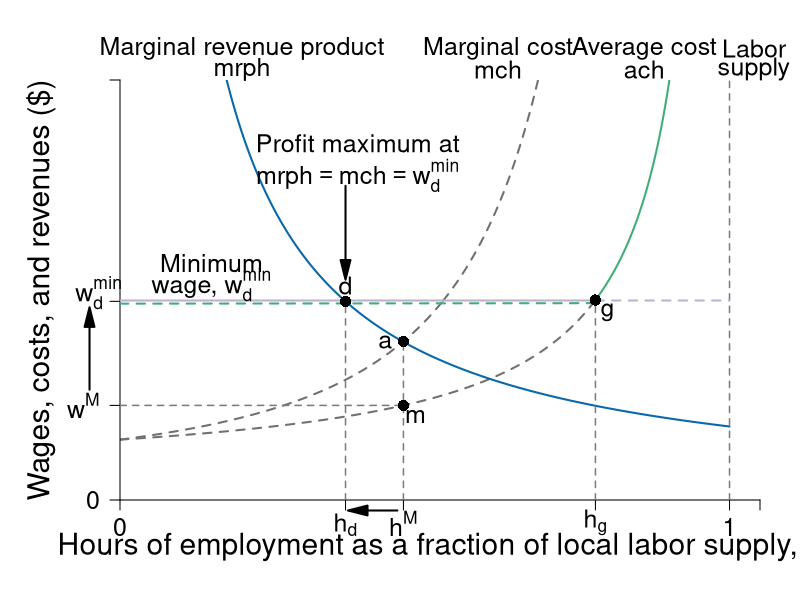

Generate this figure with R:
require(shape)
require(plotrix)
pdf(file = "employment/monopsony_minwage_decrease.pdf", width = 9, height = 7)

#Set parameters for graphics
axislabelsize <- 1.8
labelsize <- 1.5
namesize <- 1.8
annotatesize <- 1.5
graphlinewidth <- 2
segmentlinewidth <- 1.5

COL <- c("#7fc97f", "#beaed4", "#fdc086", "#ffff99", "#386cb0", "#f0027f", "#bf5b17", "#666666")
COLA <- c("#e0f3db", "#99d8c9","#66c2a4","#41ae76", "#238b45", "#005824")
COLB <- c("#c6dbef", "#4eb3d3", "#2b8cbe", "#0868ac","#084081")
COLC <- c("#fcfbfd", "#efedf5", "#dadaeb", "#bcbddc", "#9e9ac8", "#807dba", "#6a51a3", "#54278f", "#3f007d")
grays <- gray.colors(25, start = 1, end = 0)


WageFn <- function(h, ubar = 3, B = 2, t = 0.8) {
  B + ubar + (ubar - ubar*t +  ubar*t*h )/(t*(1 - h))
}

Mch <- function(h, ubar = 3, B = 2, t = 0.8) {
  B + ubar + (ubar - ubar*t +  ubar*t*h )/(t*(1 - h))+ (ubar*h)/(t*(1-h)^2)
}


MRP <- function(h, constant = 7, slope = 1){
  constant/(slope*h)
}

# mrp2 <- function(h, constant = 4, power = 2){
#   constant/(h^power)
# }

costRevSol <- function(h, constant = 7, ubar = 3, B = 2, t = 0.8){
  B + ubar + (ubar - ubar*t +  ubar*t*h )/(t*(1 - h)) + (ubar*h)/(t*(1-h)^2) - constant/h
}

#uniroot(costRevSol(x, constant = 7, ubar = 3, B = 2, t = 0.8), lower = 0.01, upper = 1)

par(mar =  c(5, 6, 4, 2))

xlims <- c(0, 1.05)
ylims <- c(0, 40)

plot(0, 0, xlim = xlims, ylim = ylims, type = "n",
     xlab = "",
     ylab = "",
     xaxt = "n", 
     yaxt = "n",
     cex.lab = axislabelsize, 
     bty = "n", 
     xaxs="i", 
     yaxs="i")

npts <- 500 
npts2 <- 501

#Guesses at intersections
LPoints <- c(0.465, 0.56) 
BPoints <- c(0.37, 0.53, 0.78)

#Specify the sequences of points for graphing. 
xx1 <- seq(xlims[1], BPoints[2], length.out = npts)
xx2 <- seq(BPoints[2], 1, length.out = npts)
xx3 <- seq(xlims[1], BPoints[3], length.out = npts)
xx4 <- seq(BPoints[3], 1, length.out = npts)
xx5 <- seq(xlims[1], 1, length.out = npts)


#Draw the lines for the graphs
lines(xx3, WageFn(xx3), col = grays[21], lwd = graphlinewidth, lty = 2)
lines(xx4, WageFn(xx4), col = COLA[4], lwd = graphlinewidth, lty = 1)
lines(xx1, Mch(xx1), col = grays[21], lwd = graphlinewidth, lty = 2)
lines(xx2, Mch(xx2), col = grays[21], lwd = graphlinewidth, lty = 2)
lines(xx5, MRP(xx5), col = COLB[4], lwd = graphlinewidth)
#lines(xx1, mrp2(xx1), col = COLB[4], lwd = graphlinewidth)

#lines(xx2, solowCondition(xx2, delta = 5), col = COL[3], lwd = 4)
#lines(xx2, solowInfeas(xx2, delta = 5), col = COL[1], lwd = 4, lty = 2)




#Customize ticks and labels for the plot
ticksy <- c(0, MRP(BPoints[1]), WageFn(LPoints[1]), 40)
ylabels <- c(0, NA, expression(paste(w^M)), NA)
ticksx <- c(0, BPoints[1], LPoints[1], BPoints[3], 1, xlims[2])
xlabels <- c(0, expression(paste(h[d])), expression(paste(h^M)), expression(paste(h[g])),  1.0, NA)
axis(1, at = ticksx, pos = 0, labels = xlabels, cex.axis = labelsize)
axis(2, at = ticksy, pos = 0, labels = ylabels, las = 1,cex.axis = labelsize)


text(-0.035, 19 + 0.75,  expression(paste(w[d]^min)), xpd = TRUE, cex = labelsize) 



#Axis labels 
text(0.5*xlims[2], -4.5,  expression(paste("Hours of employment as a fraction of local labor supply, ", h)), xpd = TRUE, cex = axislabelsize) 
text(-0.13, 0.5*ylims[2], expression(paste("Wages, costs, and revenues ($)")), xpd = TRUE, cex = axislabelsize, srt = 90) 


#Annotation of the  graphs
text(0.86, 43, expression(paste("Average cost")), cex = labelsize, xpd = TRUE)
text(0.86, 41, expression(paste(ach)), cex = labelsize, xpd = TRUE)

text(0.62, 43, expression(paste("Marginal cost")), cex = labelsize, xpd = TRUE)
text(0.62, 41, expression(paste(mch)), cex = labelsize, xpd = TRUE)

text(0.2, 43, expression(paste("Marginal revenue product")), cex = labelsize, xpd = TRUE)
text(0.2, 41, expression(paste(mrph)), cex = labelsize, xpd = TRUE)



#Labor supply
segments(1, 0, 1, 42, lty = 2, lwd = segmentlinewidth, col = grays[20])
text(1.04, 43, expression(paste("Labor")), cex = labelsize, xpd = TRUE)
text(1.04, 41, expression(paste("supply")), cex = labelsize, xpd = TRUE)

#Line for the absolute maximum quality
#segments(1, 0, 1, 42, lty = 2, lwd = 3, col = "darkgray")
#segments(0.75, 0, 0.75, 20, lty = 2, lwd = 2, col = "darkgray")

#Arrow to Slope of BRF
#Arrows(0.5, 13, 0.58, 13, col = "black", lty = 1, lwd = 2, arr.type = "triangle")
#text(0.35, 13, expression(paste("Slope = " - u[q], " = ", frac(delta, (1 - q)^2))))


#Arrows(0.8, 15, 0.8, 19, col = "black", lty = 1, lwd = 2, arr.type = "triangle")
#Arrows(0.8, 15, 0.8, 6, col = "black", lty = 1, lwd = 2, arr.type = "triangle")
#text(0.92, 12.5, expression(paste("Employment Rent")))

#Text to indicate delta = 5
#text(0.2, 38, expression(paste("Wage Function")))
#text(0.2, 36, expression(paste("set to ", delta, " = 5")))


#Zero profit condition 
#segments(0, 20, 0.75, 20, lty = 1, lwd = 2, col = "darkgray")
#segments(0.75, 20, 1.2, 20, lty = 2, lwd = 2, col = "darkgray")

#Unemployment benefits & a
#segments(0, 5, 1.2, 5, lty = 2, lwd = 2, col = grays[20])
#segments(0, 2.5, 1.2, 2.5, lty = 2, lwd = 2, col = grays[20])

#Zero profit condition
#text(1.02, 21, expression(paste("Zero profit condition, ", w == w[0])))
#text(0.95, 6, expression(paste(B + underline(u)[t], " (opportunity cost of work)")),cex = labelsize,xpd =TRUE)
#text(0.95, 3.5, expression(paste(B, " (unemployment benefits)")),cex = labelsize, xpd =TRUE)
#text(1.08, 36, expression(paste("level of")))
#text(1.08, 34, expression(paste("employment, ", bar(H))))


#Fixed wage comparison
#segments(0, 12.5, 1, 12.5, lty = 2, lwd = graphlinewidth, col = COLB[3])



#Guesses at intersections
# LPoints <- c(0.465, 0.56) 
# BPoints <- c(0.37, 0.53)


# points(BPoints[2], Mch(BPoints[2]), pch = 16, col = "black", cex = 1.5)
# text(BPoints[2] + 0.02, Mch(BPoints[2]) - 1, expression(paste(m)), cex = labelsize)



#segments(0, Mch(LPoints[1]), LPoints[1], Mch(LPoints[1]), lty = 2, lwd = segmentlinewidth, col = grays[20])
segments(LPoints[1], 0 , LPoints[1], Mch(LPoints[1]), lty = 2, lwd = segmentlinewidth, col = grays[20])
segments(0, WageFn(LPoints[1]), LPoints[1], WageFn(LPoints[1]), lty = 2, lwd = segmentlinewidth, col = grays[20])

segments(BPoints[1], 0, BPoints[1], MRP(BPoints[1]), lty = 2, lwd = segmentlinewidth, col = grays[20])

#Binding minimum wage
segments(0, 19, BPoints[3], 19, lty = 1, lwd = graphlinewidth, col = COL[2])
segments(BPoints[3], 19, 1, 19, lty = 2, lwd = graphlinewidth, col = COL[2])

#Green part of min wage
segments(0, 19 - 0.3, BPoints[3], WageFn(BPoints[3]) - 0.3, lty = 2, lwd = graphlinewidth, col = COLA[4])

points(BPoints[1], MRP(BPoints[1]), pch = 16, col = "black", cex = 1.5)
text(BPoints[1], MRP(BPoints[1]) + 1.5, expression(paste(d)), cex = labelsize)

segments(BPoints[3], 0, BPoints[3], WageFn(BPoints[3]), lty = 2, lwd = segmentlinewidth, col = grays[20])
points(BPoints[3], WageFn(BPoints[3]), pch = 16, col = "black", cex = 1.5)
text(BPoints[3] + 0.02, WageFn(BPoints[3]) - 1.2, expression(paste(g)), cex = labelsize)


#Arrow to mrp = mcl
Arrows(BPoints[1], MRP(BPoints[1]) + 11, BPoints[1], MRP(BPoints[1]) + 3, col = "black", lty = 1, lwd = 2, arr.type = "triangle")
text(BPoints[1] + 0.02, MRP(BPoints[1]) + 15, expression(paste("Profit maximum at")), cex = labelsize)
text(BPoints[1] + 0.02, MRP(BPoints[1]) + 12, expression(paste(mrph == mch,phantom() == w[d]^min)), cex = labelsize)


points(LPoints[1], Mch(LPoints[1]), pch = 16, col = "black", cex = 1.5)
text(LPoints[1] - 0.03, MRP(LPoints[1]), expression(paste(a)), cex = labelsize)


points(LPoints[1], WageFn(LPoints[1]), pch = 16, col = "black", cex = 1.5)
text(LPoints[1] + 0.02, WageFn(LPoints[1]) - 1, expression(paste(m)), cex = labelsize)

# points(LPoints[2], MRP(LPoints[2]), pch = 16, col = "black", cex = 1.5)
# text(LPoints[2] + 0.01, MRP(LPoints[2]) + 1, expression(paste(c)), cex = labelsize)


#Arrow to Slope of mrp = mcl

# text(LPoints[1], Mch(LPoints[1]) + 15, expression(paste("Profit maximum at")), cex = labelsize)
# text(LPoints[1], Mch(LPoints[1]) + 12, expression(paste(mrp(h) == mc(h) )), cex = labelsize)

#Arrows for effects of min wage
Arrows(LPoints[1] - 0.01, -1, BPoints[1] + 0.02, -1, col = "black", lty = 1, lwd = 2, arr.type = "triangle", xpd = TRUE)
Arrows(-0.05, WageFn(LPoints[1]) + 1.5, - 0.05, MRP(BPoints[1]) - 1.5, col = "black", lty = 1, lwd = 2, arr.type = "triangle", xpd = TRUE)


text(0.15, MRP(BPoints[1]) + 3.6, expression(paste("Minimum")), cex = labelsize)
text(0.15, MRP(BPoints[1]) + 1.6, expression(paste("wage, ", w[d]^min)), cex = labelsize)


dev.off()
